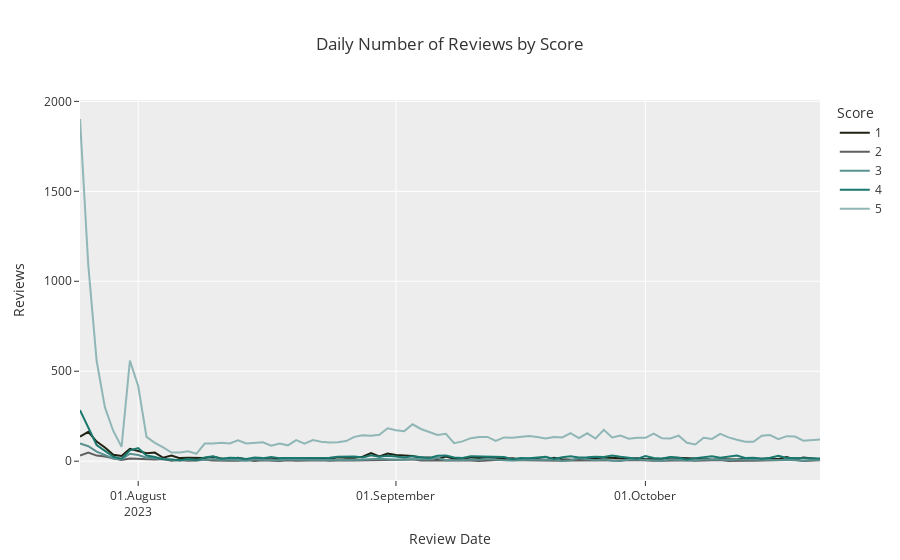
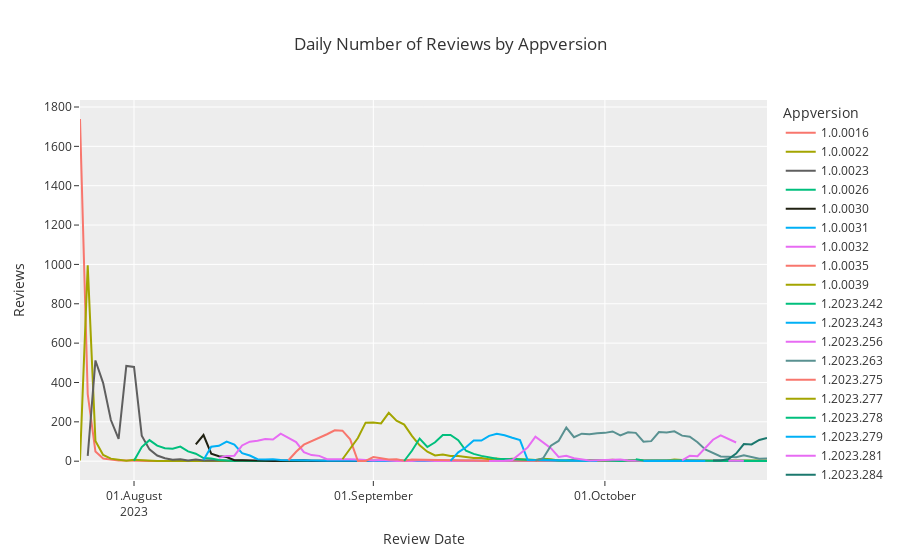

Here is the notebook cell these charts were saved with, in order:
### Code cell
# Filtered for Google

for var in ['score', 'appVersion', 'reply']:
    df_chart = df[df.Source == 'Google'].groupby(['at',var]).size().reset_index(name='Reviews')
    list=[]
    for i in range(1,6,1):
        x = df[var].unique()[i-1] if df[var].nunique() >= i else ''
        list.append(x)
    fig = px.line(df_chart, 
        y='Reviews', 
        x='at',
        title="Daily Number of Reviews by " + var.capitalize(),
        labels={'at': 'Review Date'},
        template='ggplot2',
        hover_data={"at": "|%B %d, %Y"},
        color=var,
        color_discrete_map={
            list[0]: c1, 
            list[1]: c2, 
            list[2]: c3, 
            list[3]: c4,     
            list[4]: c5
            })
    fig.update_layout(legend_title_text=var.capitalize())
    fig.update_xaxes(
        dtick="M1",
        tickformat="%d.%B\n%Y")
    fig.show()
